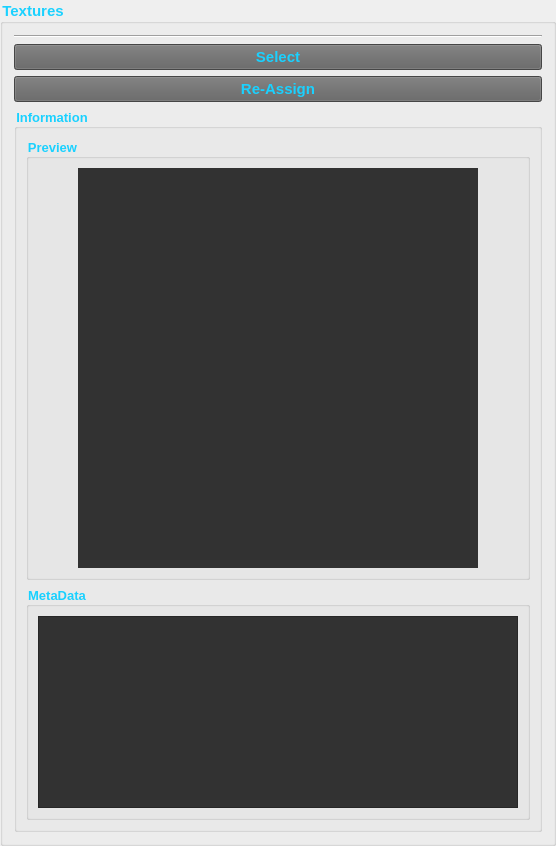
     <widget class="QGroupBox" name="textures_groupBox">
      <property name="font">
       <font>
        <family>Microsoft Sans Serif</family>
        <pointsize>11</pointsize>
        <weight>75</weight>
        <bold>true</bold>
       </font>
      </property>
      <property name="styleSheet">
       <string notr="true">color: rgb(26, 209, 255);
border-color: rgb(236, 236, 236);</string>
      </property>
      <property name="title">
       <string>Textures</string>
      </property>
      <property name="flat">
       <bool>false</bool>
      </property>
      <property name="checkable">
       <bool>false</bool>
      </property>
      <layout class="QVBoxLayout" name="task_groupBox_verticalLayout">
       <item>
        <layout class="QVBoxLayout" name="textures_treeView_verticalLayout"/>
       </item>
       <item>
        <widget class="Line" name="textures_line">
         <property name="font">
          <font>
           <family>Microsoft Sans Serif</family>
           <pointsize>11</pointsize>
          </font>
         </property>
         <property name="orientation">
          <enum>Qt::Horizontal</enum>
         </property>
        </widget>
       </item>
       <item>
        <widget class="QPushButton" name="texturesSelect_pushButton">
         <property name="sizePolicy">
          <sizepolicy hsizetype="Preferred" vsizetype="Fixed">
           <horstretch>0</horstretch>
           <verstretch>0</verstretch>
          </sizepolicy>
         </property>
         <property name="minimumSize">
          <size>
           <width>0</width>
           <height>25</height>
          </size>
         </property>
         <property name="palette">
          <palette>
           <active>
            <colorrole role="WindowText">
             <brush brushstyle="SolidPattern">
              <color alpha="255">
               <red>26</red>
               <green>209</green>
               <blue>255</blue>
              </color>
             </brush>
            </colorrole>
            <colorrole role="Button">
             <brush brushstyle="SolidPattern">
              <color alpha="255">
               <red>98</red>
               <green>98</green>
               <blue>98</blue>
              </color>
             </brush>
            </colorrole>
            <colorrole role="Text">
             <brush brushstyle="SolidPattern">
              <color alpha="255">
               <red>26</red>
               <green>209</green>
               <blue>255</blue>
              </color>
             </brush>
            </colorrole>
            <colorrole role="ButtonText">
             <brush brushstyle="SolidPattern">
              <color alpha="255">
               <red>26</red>
               <green>209</green>
               <blue>255</blue>
              </color>
             </brush>
            </colorrole>
            <colorrole role="Base">
             <brush brushstyle="SolidPattern">
              <color alpha="255">
               <red>98</red>
               <green>98</green>
               <blue>98</blue>
              </color>
             </brush>
            </colorrole>
            <colorrole role="Window">
             <brush brushstyle="SolidPattern">
              <color alpha="255">
               <red>98</red>
               <green>98</green>
               <blue>98</blue>
              </color>
             </brush>
            </colorrole>
           </active>
           <inactive>
            <colorrole role="WindowText">
             <brush brushstyle="SolidPattern">
              <color alpha="255">
               <red>26</red>
               <green>209</green>
               <blue>255</blue>
              </color>
             </brush>
            </colorrole>
            <colorrole role="Button">
             <brush brushstyle="SolidPattern">
              <color alpha="255">
               <red>98</red>
               <green>98</green>
               <blue>98</blue>
              </color>
             </brush>
            </colorrole>
            <colorrole role="Text">
             <brush brushstyle="SolidPattern">
              <color alpha="255">
               <red>26</red>
               <green>209</green>
               <blue>255</blue>
              </color>
             </brush>
            </colorrole>
            <colorrole role="ButtonText">
             <brush brushstyle="SolidPattern">
              <color alpha="255">
               <red>26</red>
               <green>209</green>
               <blue>255</blue>
              </color>
             </brush>
            </colorrole>
            <colorrole role="Base">
             <brush brushstyle="SolidPattern">
              <color alpha="255">
               <red>98</red>
               <green>98</green>
               <blue>98</blue>
              </color>
             </brush>
            </colorrole>
            <colorrole role="Window">
             <brush brushstyle="SolidPattern">
              <color alpha="255">
               <red>98</red>
               <green>98</green>
               <blue>98</blue>
              </color>
             </brush>
            </colorrole>
           </inactive>
           <disabled>
            <colorrole role="WindowText">
             <brush brushstyle="SolidPattern">
              <color alpha="255">
               <red>26</red>
               <green>209</green>
               <blue>255</blue>
              </color>
             </brush>
            </colorrole>
            <colorrole role="Button">
             <brush brushstyle="SolidPattern">
              <color alpha="255">
               <red>98</red>
               <green>98</green>
               <blue>98</blue>
              </color>
             </brush>
            </colorrole>
            <colorrole role="Text">
             <brush brushstyle="SolidPattern">
              <color alpha="255">
               <red>26</red>
               <green>209</green>
               <blue>255</blue>
              </color>
             </brush>
            </colorrole>
            <colorrole role="ButtonText">
             <brush brushstyle="SolidPattern">
              <color alpha="255">
               <red>26</red>
               <green>209</green>
               <blue>255</blue>
              </color>
             </brush>
            </colorrole>
            <colorrole role="Base">
             <brush brushstyle="SolidPattern">
              <color alpha="255">
               <red>98</red>
               <green>98</green>
               <blue>98</blue>
              </color>
             </brush>
            </colorrole>
            <colorrole role="Window">
             <brush brushstyle="SolidPattern">
              <color alpha="255">
               <red>98</red>
               <green>98</green>
               <blue>98</blue>
              </color>
             </brush>
            </colorrole>
           </disabled>
          </palette>
         </property>
         <property name="font">
          <font>
           <family>Microsoft Sans Serif</family>
           <pointsize>11</pointsize>
           <weight>75</weight>
           <bold>true</bold>
          </font>
         </property>
         <property name="styleSheet">
          <string notr="true">background-color: rgb(98, 98, 98);
color: rgb(26, 209, 255);</string>
         </property>
         <property name="text">
          <string>Select</string>
         </property>
        </widget>
       </item>
       <item>
        <widget class="QPushButton" name="texturesReassign_pushButton">
         <property name="sizePolicy">
          <sizepolicy hsizetype="Preferred" vsizetype="Fixed">
           <horstretch>0</horstretch>
           <verstretch>0</verstretch>
          </sizepolicy>
         </property>
         <property name="minimumSize">
          <size>
           <width>0</width>
           <height>25</height>
          </size>
         </property>
         <property name="palette">
          <palette>
           <active>
            <colorrole role="WindowText">
             <brush brushstyle="SolidPattern">
              <color alpha="255">
               <red>26</red>
               <green>209</green>
               <blue>255</blue>
              </color>
             </brush>
            </colorrole>
            <colorrole role="Button">
             <brush brushstyle="SolidPattern">
              <color alpha="255">
               <red>98</red>
               <green>98</green>
               <blue>98</blue>
              </color>
             </brush>
            </colorrole>
            <colorrole role="Text">
             <brush brushstyle="SolidPattern">
              <color alpha="255">
               <red>26</red>
               <green>209</green>
               <blue>255</blue>
              </color>
             </brush>
            </colorrole>
            <colorrole role="ButtonText">
             <brush brushstyle="SolidPattern">
              <color alpha="255">
               <red>26</red>
               <green>209</green>
               <blue>255</blue>
              </color>
             </brush>
            </colorrole>
            <colorrole role="Base">
             <brush brushstyle="SolidPattern">
              <color alpha="255">
               <red>98</red>
               <green>98</green>
               <blue>98</blue>
              </color>
             </brush>
            </colorrole>
            <colorrole role="Window">
             <brush brushstyle="SolidPattern">
              <color alpha="255">
               <red>98</red>
               <green>98</green>
               <blue>98</blue>
              </color>
             </brush>
            </colorrole>
           </active>
           <inactive>
            <colorrole role="WindowText">
             <brush brushstyle="SolidPattern">
              <color alpha="255">
               <red>26</red>
               <green>209</green>
               <blue>255</blue>
              </color>
             </brush>
            </colorrole>
            <colorrole role="Button">
             <brush brushstyle="SolidPattern">
              <color alpha="255">
               <red>98</red>
               <green>98</green>
               <blue>98</blue>
              </color>
             </brush>
            </colorrole>
            <colorrole role="Text">
             <brush brushstyle="SolidPattern">
              <color alpha="255">
               <red>26</red>
               <green>209</green>
               <blue>255</blue>
              </color>
             </brush>
            </colorrole>
            <colorrole role="ButtonText">
             <brush brushstyle="SolidPattern">
              <color alpha="255">
               <red>26</red>
               <green>209</green>
               <blue>255</blue>
              </color>
             </brush>
            </colorrole>
            <colorrole role="Base">
             <brush brushstyle="SolidPattern">
              <color alpha="255">
               <red>98</red>
               <green>98</green>
               <blue>98</blue>
              </color>
             </brush>
            </colorrole>
            <colorrole role="Window">
             <brush brushstyle="SolidPattern">
              <color alpha="255">
               <red>98</red>
               <green>98</green>
               <blue>98</blue>
              </color>
             </brush>
            </colorrole>
           </inactive>
           <disabled>
            <colorrole role="WindowText">
             <brush brushstyle="SolidPattern">
              <color alpha="255">
               <red>26</red>
               <green>209</green>
               <blue>255</blue>
              </color>
             </brush>
            </colorrole>
            <colorrole role="Button">
             <brush brushstyle="SolidPattern">
              <color alpha="255">
               <red>98</red>
               <green>98</green>
               <blue>98</blue>
              </color>
             </brush>
            </colorrole>
            <colorrole role="Text">
             <brush brushstyle="SolidPattern">
              <color alpha="255">
               <red>26</red>
               <green>209</green>
               <blue>255</blue>
              </color>
             </brush>
            </colorrole>
            <colorrole role="ButtonText">
             <brush brushstyle="SolidPattern">
              <color alpha="255">
               <red>26</red>
               <green>209</green>
               <blue>255</blue>
              </color>
             </brush>
            </colorrole>
            <colorrole role="Base">
             <brush brushstyle="SolidPattern">
              <color alpha="255">
               <red>98</red>
               <green>98</green>
               <blue>98</blue>
              </color>
             </brush>
            </colorrole>
            <colorrole role="Window">
             <brush brushstyle="SolidPattern">
              <color alpha="255">
               <red>98</red>
               <green>98</green>
               <blue>98</blue>
              </color>
             </brush>
            </colorrole>
           </disabled>
          </palette>
         </property>
         <property name="font">
          <font>
           <family>Microsoft Sans Serif</family>
           <pointsize>11</pointsize>
           <weight>75</weight>
           <bold>true</bold>
          </font>
         </property>
         <property name="styleSheet">
          <string notr="true">background-color: rgb(98, 98, 98);
color: rgb(26, 209, 255);</string>
         </property>
         <property name="text">
          <string>Re-Assign</string>
         </property>
        </widget>
       </item>
       <item>
        <widget class="QGroupBox" name="texturesInformation_groupBox">
         <property name="font">
          <font>
           <family>Microsoft Sans Serif</family>
           <pointsize>10</pointsize>
           <weight>75</weight>
           <bold>true</bold>
          </font>
         </property>
         <property name="styleSheet">
          <string notr="true">color: rgb(26, 209, 255);
border-color: rgb(236, 236, 236);</string>
         </property>
         <property name="title">
          <string>Information</string>
         </property>
         <property name="flat">
          <bool>false</bool>
         </property>
         <property name="checkable">
          <bool>false</bool>
         </property>
         <layout class="QVBoxLayout" name="texturesInformation_groupBox_verticalLayout">
          <item>
           <widget class="QGroupBox" name="texturesPreview_groupBox">
            <property name="font">
             <font>
              <family>Microsoft Sans Serif</family>
              <pointsize>10</pointsize>
              <weight>75</weight>
              <bold>true</bold>
             </font>
            </property>
            <property name="styleSheet">
             <string notr="true">color: rgb(26, 209, 255);
border-color: rgb(236, 236, 236);</string>
            </property>
            <property name="title">
             <string>Preview</string>
            </property>
            <property name="flat">
             <bool>false</bool>
            </property>
            <property name="checkable">
             <bool>false</bool>
            </property>
            <layout class="QHBoxLayout" name="texturesPreview_groupBox_horizontalLayout">
             <item>
              <spacer name="texturesPreview_left_horizontalSpacer">
               <property name="orientation">
                <enum>Qt::Horizontal</enum>
               </property>
               <property name="sizeHint" stdset="0">
                <size>
                 <width>40</width>
                 <height>20</height>
                </size>
               </property>
              </spacer>
             </item>
             <item>
              <widget class="QLabel" name="texturesPreview_label">
               <property name="sizePolicy">
                <sizepolicy hsizetype="Preferred" vsizetype="Preferred">
                 <horstretch>0</horstretch>
                 <verstretch>0</verstretch>
                </sizepolicy>
               </property>
               <property name="minimumSize">
                <size>
                 <width>400</width>
                 <height>400</height>
                </size>
               </property>
               <property name="font">
                <font>
                 <family>Microsoft Sans Serif</family>
                 <pointsize>10</pointsize>
                 <weight>75</weight>
                 <bold>true</bold>
                </font>
               </property>
               <property name="styleSheet">
                <string notr="true">color: rgb(26, 209, 255);
background-color: rgb(50, 50, 50);</string>
               </property>
               <property name="text">
                <string/>
               </property>
               <property name="alignment">
                <set>Qt::AlignCenter</set>
               </property>
              </widget>
             </item>
             <item>
              <spacer name="texturesPreview_right_horizontalSpacer">
               <property name="orientation">
                <enum>Qt::Horizontal</enum>
               </property>
               <property name="sizeHint" stdset="0">
                <size>
                 <width>40</width>
                 <height>20</height>
                </size>
               </property>
              </spacer>
             </item>
            </layout>
           </widget>
          </item>
          <item>
           <widget class="QGroupBox" name="texturesMetaData_groupBox">
            <property name="font">
             <font>
              <family>Microsoft Sans Serif</family>
              <pointsize>10</pointsize>
              <weight>75</weight>
              <bold>true</bold>
             </font>
            </property>
            <property name="styleSheet">
             <string notr="true">color: rgb(26, 209, 255);
border-color: rgb(236, 236, 236);</string>
            </property>
            <property name="title">
             <string>MetaData</string>
            </property>
            <property name="flat">
             <bool>false</bool>
            </property>
            <property name="checkable">
             <bool>false</bool>
            </property>
            <layout class="QVBoxLayout" name="texturesMetaData_groupBox_verticalLayout">
             <item>
              <widget class="QTextEdit" name="texturesMetaData_textEdit">
               <property name="font">
                <font>
                 <family>Microsoft Sans Serif</family>
                 <pointsize>8</pointsize>
                </font>
               </property>
               <property name="styleSheet">
                <string notr="true">color: rgb(26, 209, 255);
background-color: rgb(50, 50, 50);</string>
               </property>
               <property name="readOnly">
                <bool>true</bool>
               </property>
               <property name="html">
                <string>&lt;!DOCTYPE HTML PUBLIC &quot;-//W3C//DTD HTML 4.0//EN&quot; &quot;http://www.w3.org/TR/REC-html40/strict.dtd&quot;&gt;
&lt;html&gt;&lt;head&gt;&lt;meta name=&quot;qrichtext&quot; content=&quot;1&quot; /&gt;&lt;style type=&quot;text/css&quot;&gt;
p, li { white-space: pre-wrap; }
&lt;/style&gt;&lt;/head&gt;&lt;body style=&quot; font-family:'Microsoft Sans Serif'; font-size:8pt; font-weight:400; font-style:normal;&quot;&gt;
&lt;p style=&quot;-qt-paragraph-type:empty; margin-top:0px; margin-bottom:0px; margin-left:0px; margin-right:0px; -qt-block-indent:0; text-indent:0px; font-size:13pt; font-weight:600;&quot;&gt;&lt;br /&gt;&lt;/p&gt;&lt;/body&gt;&lt;/html&gt;</string>
               </property>
              </widget>
             </item>
            </layout>
           </widget>
          </item>
         </layout>
        </widget>
       </item>
      </layout>
     </widget>
